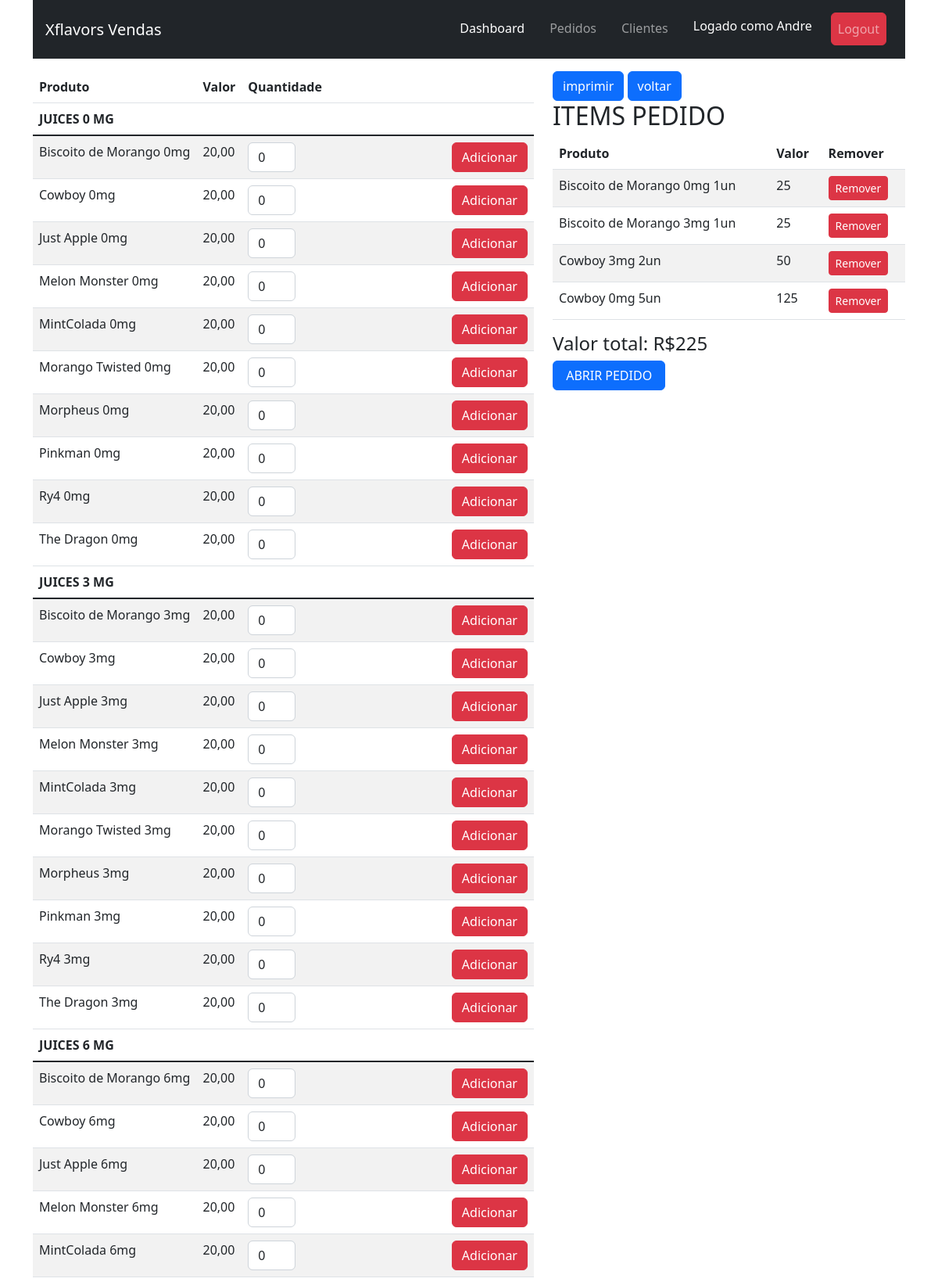
Screenshot of /pedido/10/9/ (signed in, upper part) with the database file from the repository.
### produtos/models.py (models this page shows, shortened)
class Juice(models.Model):
    NIC = (
        ("0mg", "0"),
        ("3mg", "3"),
        ("6mg", "6"),
        ("9mg", "9"),
        ("12mg", "12"),
    )
    nome = models.CharField(max_length=50)
    mls = models.IntegerField()
    mg = models.CharField(max_length= 4, choices = NIC,
        default ='0')
    valor = models.DecimalField(max_digits=8,decimal_places=2)
    descricao = models.TextField(max_length=800)
    criado = models.DateField(auto_now_add=True)
    updated = models.DateTimeField(auto_now=True)
    imagem = models.ImageField(upload_to='static/juices', null=True, blank=True)
    created_at = models.DateTimeField(auto_now_add=True, blank=True, null=True)
    updated_at = models.DateTimeField(auto_now=True, blank=True, null=True)

### pedidos/models.py (models this page shows, shortened)
class Pedido(models.Model):
    cliente = models.ForeignKey(Cliente, on_delete=models.CASCADE)
    vendedor = models.ForeignKey(Vendedor, on_delete=models.CASCADE)
    items = models.ManyToManyField(Item)
    created_at = models.DateTimeField(auto_now_add=True, blank=True, null=True)
    updated_at = models.DateTimeField(auto_now=True, blank=True, null=True)
    status = models.BooleanField(default=False)
    pagamento = models.BooleanField(default=False)
    primeira_compra = models.BooleanField(default=False)
    recebido = models.BooleanField(default=False)
    @property
    def valor_total(self):
        quantidade= sum([int(item.quantidade) for item in self.items.all()])
        if quantidade >=20 and quantidade  <=49:
            return 22 * quantidade
        elif quantidade >=50 and quantidade  <=99:
            return 10 * quantidade
        elif quantidade >=100 and quantidade  <=199:
            return 18 * quantidade
        elif quantidade >= 200:
            return 17 * quantidade
        else:
            return quantidade * 25

class Item(models.Model):
    produto = models.ForeignKey(Juice, on_delete=models.CASCADE)
    quantidade = models.PositiveIntegerField()
    created_at = models.DateTimeField(auto_now_add=True, blank=True, null=True)
    updated_at = models.DateTimeField(auto_now=True, blank=True, null=True)
    @property
    def valor_total(self):
            return self.quantidade * 25
    def __str__(self):
        return str(self.produto.nome) + " " + str(self.produto.mg) + " " + str(self.quantidade) +"un"

### pedidos/views.py (the view)
# urls.py: path('pedido/<slug:cliente>/<int:pedido>/', pedido, name='pedido'),
@login_required
def pedido(request,cliente,pedido):
    clientes = Cliente.objects.filter(slug=cliente)
    vendedor = Vendedor.objects.all()
    produtos0mg = Juice.objects.filter(mg="0mg").order_by('nome')
    produtos3mg = Juice.objects.filter(mg="3mg").order_by('nome')
    produtos6mg = Juice.objects.filter(mg="6mg").order_by('nome')
    produtos9mg = Juice.objects.filter(mg="9mg").order_by('nome')
    produtos12mg = Juice.objects.filter(mg="12mg").order_by('nome')
    pedidos = Pedido.objects.filter(pk=pedido)
    item = Item.objects.all()
    context = {'cliente': clientes,
               'vendedor': vendedor,
               'produtos0mg': produtos0mg,
               'produtos3mg': produtos3mg,
               'produtos6mg': produtos6mg,
               'produtos9mg': produtos9mg,
               'produtos12mg': produtos12mg,
               'pedidos': pedidos,
               'item': item,
               }
    return render(request=request, template_name="pedido.html",context=context)

### templates/pedido.html (shortened to what this page needs)
{% extends 'base.html' %}
{% load static %}
{% block content %}
<div class="container mt-3">
    <div class="row">
        <div class="col-7">
            <table class="table table-striped table-inverse table-responsive">
                <thead class="thead-default">
                <tr>
                    <th>Produto</th>
                    <th>Valor</th>
                    <th>Quantidade</th>
                    <th></th>
                </tr>
                </thead>
                <thead class="thead-dark">
                <th>JUICES 0 MG</th>
                </thead>
                <tbody class="table-group-divider">
                {% for produto in produtos0mg %}
                    {% include 'partials/_produto_tabela.html' %}
                {% endfor %}
                <thead class="thead-dark">
                <th>JUICES 3 MG</th>
                </thead>
                <tbody class="table-group-divider">
                <tbody class="table-group-divider">
                {% for produto in produtos3mg %}
                    {% include 'partials/_produto_tabela.html' %}
                {% endfor %}
                <thead class="thead-dark">
                <th>JUICES 6 MG</th>
                <tbody class="table-group-divider">
                {% for produto in produtos6mg %}
                    {% include 'partials/_produto_tabela.html' %}
                {% endfor %}
            </table>
            </div>
            <div class='col-5'>
                <a  class="btn btn-primary" href="imprimir" role="button">imprimir</a>
                <a  class="btn btn-primary" href="/pedidos/{% for client in cliente %}{{ client.id }}{% endfor %}" role="button">voltar</a>
                <div id='pedido_carrinho'>
                    {% include 'partials/_items.html' %}
{% endblock %}

### templates/partials/_navbar.html (shortened to what this page needs)
<div class="container">
	<nav class="navbar navbar-expand-lg navbar-dark bg-dark p-3">
  <a class="navbar-brand" href="#">Xflavors Vendas</a>
  <div class=" collapse navbar-collapse" id="navbarNavDropdown">
    <ul class="navbar-nav ms-auto ">
      <li class="nav-item">
        <a class="nav-link mx-2 active" aria-current="page" href="/dashboard">Dashboard</a>
      </li>
      <li class="nav-item">
        <a class="nav-link mx-2" href="/pedidos">Pedidos</a>
      </li>
      <li class="nav-item">
        <a class="nav-link mx-2" href="/clientes">Clientes</a>
      </li>
        <li class="nav-item mx-2">
          <h4 class="nav-link text-white align-self-center">Logado como {{ request.user.username }}</h4>
      </li>
      <li class="nav-item mx-2">
         <a class="btn nav-link btn-danger btn align-self-center  " href="{% url 'logout' %}">Logout</a>
      </li>
    </ul>
  </div>
</div>

### templates/partials/_produto_tabela.html (shortened to what this page needs)
<tr>
    <td scope="row">{{produto.nome}} {{produto.mg}}</td>
    <td>{{produto.valor}}</td>
    <form method="post" id="add_item{{produto.id}}">
        <div class="form-group">
            <td>
                <div class="col-3">
                    <input type="number"
                           class="form-control quantidade{{produto.id}}" name="quantidade{{produto.id}}"
                           id="quantidade{{produto.id}}" value="0" placeholder="">
                </div>
            </td>
            <td><button type="submit" class="btn btn-danger">Adicionar</button></td>
        </div>
    </form>
</tr>

### templates/partials/_items.html (shortened to what this page needs)
            <h2>ITEMS PEDIDO</h2>
            {% for pedido in pedidos %}
            <table class='table table-striped table-inverse table-responsive'>
                <thead class='thead-default'>
                <tr>
                    <th>Produto</th>
                    <th>Valor</th>
                    <th>Remover</th>
                </tr>
                </thead>
                <tbody>
                {% for item in pedido.items.all %}
                <tr>
                    <td scope='row'>{{ item }}</td>
                    <td>{{item.valor_total}}</td>
                    <td>
                    <form method='post' action='tirar_item'>
                                <button type='submit' name='deletar' class='btn btn-danger btn-sm'>Remover</button>
                    </form>
                    </td>
                </tr>
                {% endfor %}
                </tbody>
            </table>
            <H4> Valor total: R${{ pedido.valor_total }}</H4>
                <input name="" id="fechar" class="btn btn-primary" onclick="mudar_status()" type="button"
                       value="{% if pedido.status == True %} ABRIR PEDIDO {% else %}  FECHAR PEDIDO {% endif %}">
            </div>
            <br>
</div>
        </div>
    </div>
{% endfor %}

### rows the page displays
Juice: nome "Biscoito de Morango", mg "0mg", valor "20,00"
Juice: nome "Cowboy", mg "0mg", valor "20,00"
Juice: nome "Just Apple", mg "0mg", valor "20,00"
Juice: nome "Melon Monster", mg "0mg", valor "20,00"
Juice: nome "MintColada", mg "0mg", valor "20,00"
Juice: nome "Morango Twisted", mg "0mg", valor "20,00"
Juice: nome "Morpheus", mg "0mg", valor "20,00"
Juice: nome "Pinkman", mg "0mg", valor "20,00"
Juice: nome "Ry4", mg "0mg", valor "20,00"
Juice: nome "The Dragon", mg "0mg", valor "20,00"
Juice: nome "Biscoito de Morango", mg "3mg", valor "20,00"
Juice: nome "Cowboy", mg "3mg", valor "20,00"
Juice: nome "Just Apple", mg "3mg", valor "20,00"
Juice: nome "Melon Monster", mg "3mg", valor "20,00"
Juice: nome "MintColada", mg "3mg", valor "20,00"
Juice: nome "Morango Twisted", mg "3mg", valor "20,00"
Juice: nome "Morpheus", mg "3mg", valor "20,00"
Juice: nome "Pinkman", mg "3mg", valor "20,00"
Juice: nome "Ry4", mg "3mg", valor "20,00"
Juice: nome "The Dragon", mg "3mg", valor "20,00"
Juice: nome "Biscoito de Morango", mg "6mg", valor "20,00"
Juice: nome "Cowboy", mg "6mg", valor "20,00"
Juice: nome "Just Apple", mg "6mg", valor "20,00"
Juice: nome "Melon Monster", mg "6mg", valor "20,00"
Juice: nome "MintColada", mg "6mg", valor "20,00"
Pedido: valor_total "225", status "ABRIR PEDIDO"
Item: produto+quantidade "Biscoito de Morango 0mg 1un", valor_total "25"
Item: produto+quantidade "Biscoito de Morango 3mg 1un", valor_total "25"
Item: produto+quantidade "Cowboy 3mg 2un", valor_total "50"
Item: produto+quantidade "Cowboy 0mg 5un", valor_total "125"

### other values shown
{{ request.user.username }} "Andre"
